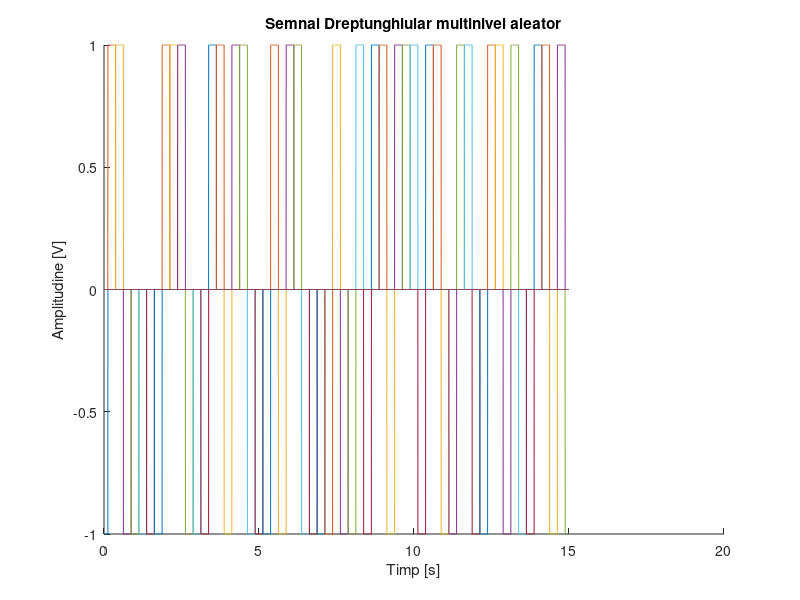
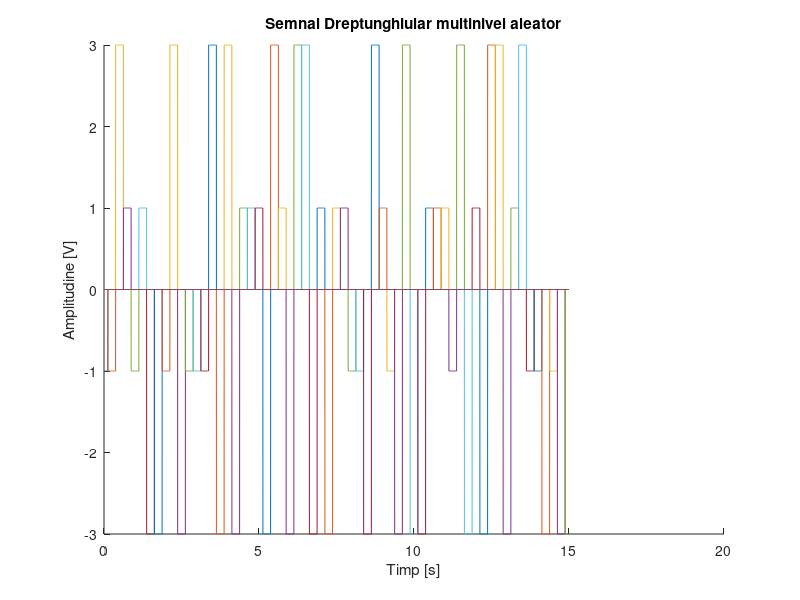
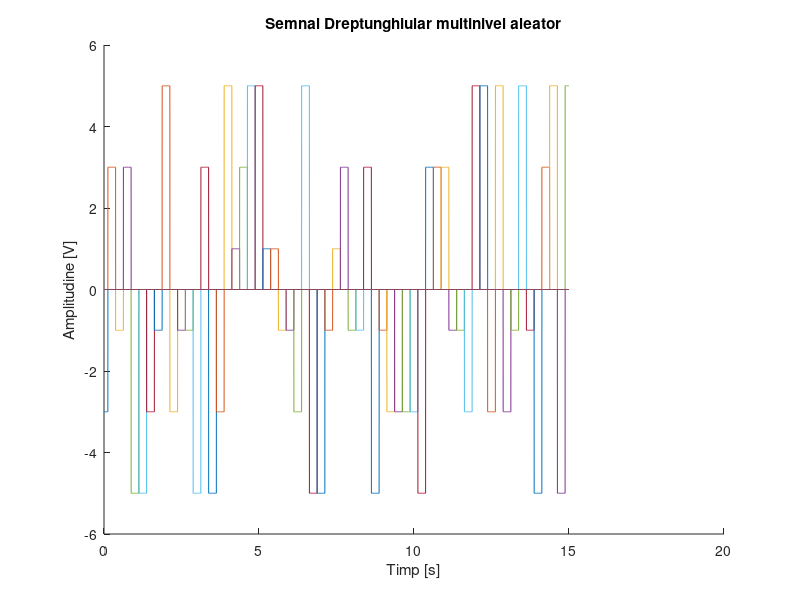
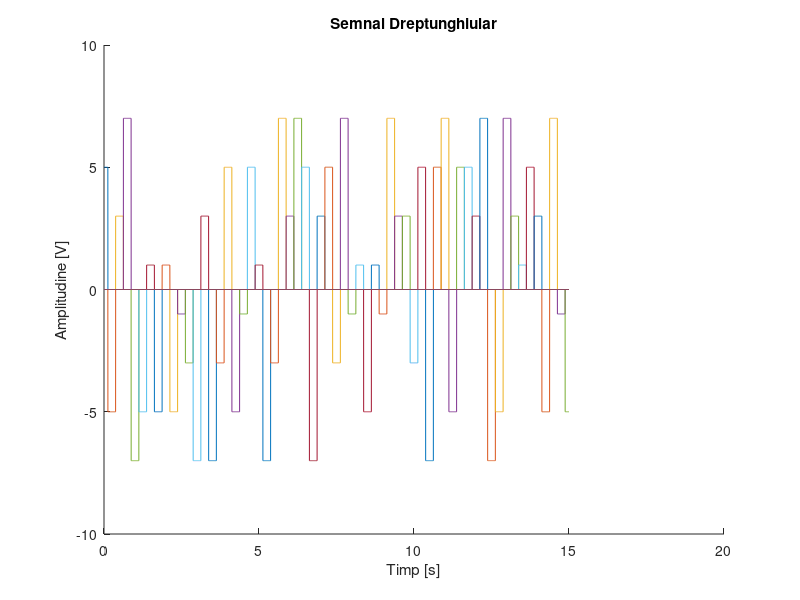

Write MATLAB code to recreate these figures, in order.
%Dreptunghiular multinivel aleator, durate de 0.25s
t=0:0.002:15; %0.002 = 2ms
   %Analog pentru rezolutia temporala de 20ms sau 200ms se inlocuieste cu
%t=0:0.02:2, respectiv 0:0.2:2 .

 
%a.)
niv = [ -1 1 ];
figure(1)
hold on
title('Semnal Dreptunghiular multinivel aleator')
xlabel('Timp [s]')
ylabel('Amplitudine [V]')
 
for n=0:0.25:40
    y = datasample(niv, 1)
    plot(t, y*rectpuls(t-n, 0.25))
end
 
 
%b.)
niv = [ -3 -1 1 3 ];
figure(2)
hold on
title('Semnal Dreptunghiular multinivel aleator')
xlabel('Timp [s]')
ylabel('Amplitudine [V]')
for n=0:0.25:40
    y = datasample(niv, 1)
    plot(t, y*rectpuls(t-n, 0.25))
end

%c.)
niv = [ -5 -3 -1 1 3 5 ];
figure(3)
hold on
title('Semnal Dreptunghiular multinivel aleator')
xlabel('Timp [s]')
ylabel('Amplitudine [V]')
for n=0:0.25:40
    y = datasample(niv, 1)
    plot(t, y*rectpuls(t-n, 0.25))
end
 
 
%d.)
niv = [ -7 -5 -3 -1 1 3 5 7];
figure(4)
hold on
title('Semnal Dreptunghiular')
xlabel('Timp [s]')
ylabel('Amplitudine [V]')
for n=0:0.25:40
    y = datasample(niv, 1)
    plot(t, y*rectpuls(t-n, 0.25))
end
